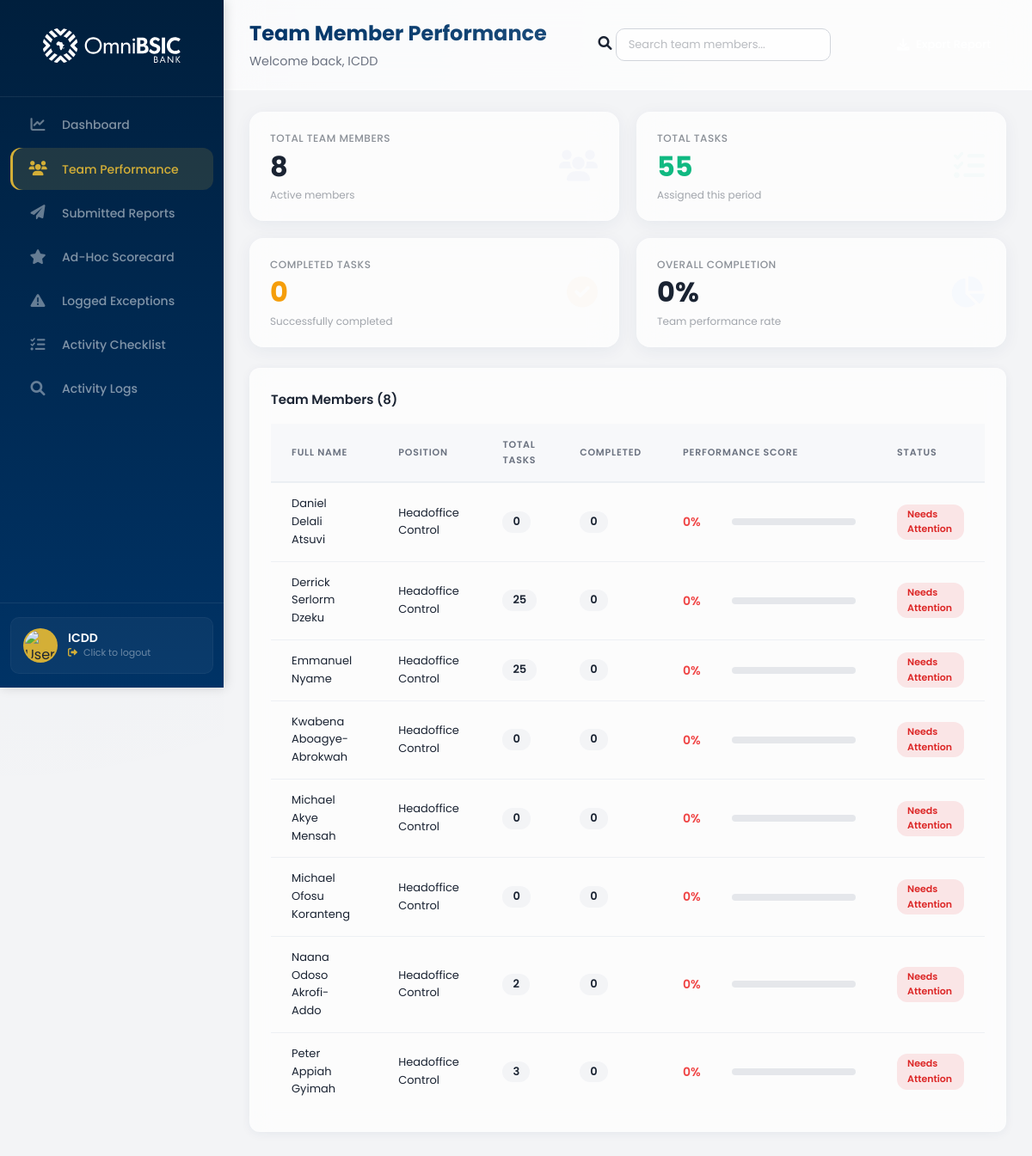
Page /adminboard/supervisor/team-performance/ (signed in) on the committed database.
### control_dashboard/models.py (models this page shows, shortened)
class UserProfile(models.Model):
    ROLE_CHOICES = [
        ('admin', 'Admin'),
        ('supervisor', 'Supervisor'),
        ('member', 'Member'),
    ]
    POSITION_CHOICES = [
        ('hc', 'Headoffice Control'),
        ('cc', 'Cluster Control'),
    ]
    STATUS_CHOICES = [
        ('active', 'Active'),
        ('inactive', 'Inactive'),
    ]
    user = models.OneToOneField(
        User,
        on_delete=models.CASCADE,
        related_name='profile',
        null=True,
        blank=True
    )
    email = models.EmailField(unique=True)
    full_name = models.CharField(max_length=200)
    username = models.CharField(max_length=150, unique=True, blank=True, null=True)
    position = models.CharField(max_length=50, choices=POSITION_CHOICES, default='member')
    role = models.CharField(max_length=50, choices=ROLE_CHOICES, default='member')
    status = models.CharField(max_length=50, choices=STATUS_CHOICES, default='active')
    created_at = models.DateTimeField(auto_now_add=True)
    updated_at = models.DateTimeField(auto_now=True)
    class Meta:
        db_table = 'user_profiles'
        ordering = ['full_name']

### control_dashboard/views.py (the view)
# urls.py: path('supervisor/team-performance/', views.team_performance, name='team_performance'),
@login_required
def team_performance(request):
    try:
        user_profile = UserProfile.objects.get(email=request.user.email)
        if user_profile.role != 'supervisor' and user_profile.role != 'admin':
            messages.error(request, 'You do not have permission to access this page.')
            return redirect_dashboard(request.user)
    except UserProfile.DoesNotExist:
        return redirect_dashboard(request.user)
    team_members = UserProfile.objects.filter(role='member', status='active').order_by('full_name')
    team_data = []
    total_tasks = 0
    total_completed = 0
    for member in team_members:
        assigned_checklists = Checklist.objects.filter(assigned_users=member).count()
        completed_checklists = ChecklistLog.objects.filter(user=member).count()
        total_tasks += assigned_checklists
        total_completed += completed_checklists
        percentage = 0
        if assigned_checklists > 0:
            percentage = int((completed_checklists / assigned_checklists) * 100)
        if percentage >= 80:
            status = 'success'
            status_text = 'Excellent'
        elif percentage >= 50:
            status = 'warning'
            status_text = 'In Progress'
        else:
            status = 'danger'
            status_text = 'Needs Attention'
        team_data.append({
            'user': member,
            'total_tasks': assigned_checklists,
            'completed': completed_checklists,
            'percentage': percentage,
            'status': status,
            'status_text': status_text,
        })
    overall_completion = 0
    if total_tasks > 0:
        overall_completion = int((total_completed / total_tasks) * 100)
    context = {
        'user_profile': user_profile,
        'team_data': team_data,
        'total_members': len(team_members),
        'total_tasks': total_tasks,
        'total_completed': total_completed,
        'overall_completion': overall_completion,
    }
    return render(request, 'control_dashboard/team.html', context)

### control_dashboard/templates/control_dashboard/team.html (shortened to what this page needs)
{% extends 'control_dashboard/base.html' %}
{% load static %}
{% block extra_css %}
<link rel="stylesheet" href="{% static 'stylesheets/team-performance.css' %}" type="text/css">
{% endblock %}
{% block dashboard_url %}{% url 'control_dashboard:supervisor_dashboard' %}{% endblock %}
{% block nav_links %}
<li><a href="{% url 'control_dashboard:supervisor_dashboard' %}">
    <span class="nav-icon"><i class="fas fa-chart-line"></i></span>
    <span class="nav-text">Dashboard</span>
</a></li>
<li class="active"><a href="{% url 'control_dashboard:team_performance' %}">
    <span class="nav-icon"><i class="fas fa-users"></i></span>
    <span class="nav-text">Team Performance</span>
</a></li>
<li><a href="{% url 'control_dashboard:submitted_reports' %}">
    <span class="nav-icon"><i class="fas fa-paper-plane"></i></span>
    <span class="nav-text">Submitted Reports</span>
</a></li>
<li><a href="{% url 'control_dashboard:ad_hoc_scorecard' %}">
    <span class="nav-icon"><i class="fas fa-star"></i></span>
    <span class="nav-text">Ad-Hoc Scorecard</span>
</a></li>
<li><a href="{% url 'control_dashboard:logged_exceptions' %}">
    <span class="nav-icon"><i class="fas fa-exclamation-triangle"></i></span>
    <span class="nav-text">Logged Exceptions</span>
</a></li>
<li><a href="{% url 'control_dashboard:supervisor_checklist' %}">
    <span class="nav-icon"><i class="fas fa-tasks"></i></span>
    <span class="nav-text">Activity Checklist</span>
</a></li>
<li><a href="{% url 'control_dashboard:supervisor_activity_logs' %}">
    <span class="nav-icon"><i class="fas fa-search"></i></span>
    <span class="nav-text">Activity Logs</span>
</a></li>
{% endblock %}
{% block page_title %}Team Member Performance{% endblock %}
{% block top_header_center %}
<div class="header-filter-group">
    <label for="search-member"><i class="fas fa-search"></i></label>
    <input type="text" id="search-member" class="header-search" placeholder="Search team members..." onkeyup="filterTeamMembers()">
</div>
{% endblock %}
{% block top_header_right %}
<button class="btn-export-header" onclick="exportTeamData()">
    <i class="fas fa-download"></i> Export Report
</button>
{% endblock %}
{% block content %}
<div class="analytics-metrics-grid">
    <div class="metric-card border-left-primary">
        <div class="metric-card-content">
            <span class="card-metric-label">Total Team Members</span>
            <h3 class="card-metric-value text-primary">{{ total_members|default:0 }}</h3>
            <span class="card-metric-subtext">Active members</span>
        </div>
        <div class="metric-card-icon text-primary-dim"><i class="fas fa-users"></i></div>
    </div>
    <div class="metric-card border-left-success">
        <div class="metric-card-content">
            <span class="card-metric-label">Total Tasks</span>
            <h3 class="card-metric-value text-success">{{ total_tasks|default:0 }}</h3>
            <span class="card-metric-subtext">Assigned this period</span>
        </div>
        <div class="metric-card-icon text-success-dim"><i class="fas fa-tasks"></i></div>
    </div>
    <div class="metric-card border-left-warning">
        <div class="metric-card-content">
            <span class="card-metric-label">Completed Tasks</span>
            <h3 class="card-metric-value text-warning">{{ total_completed|default:0 }}</h3>
            <span class="card-metric-subtext">Successfully completed</span>
        </div>
        <div class="metric-card-icon text-warning-dim"><i class="fas fa-check-circle"></i></div>
    </div>
    <div class="metric-card border-left-info">
        <div class="metric-card-content">
            <span class="card-metric-label">Overall Completion</span>
            <h3 class="card-metric-value text-info">{{ overall_completion|default:0 }}%</h3>
            <span class="card-metric-subtext">Team performance rate</span>
        </div>
        <div class="metric-card-icon text-info-dim"><i class="fas fa-chart-pie"></i></div>
    </div>
</div>
<div class="table-container">
    <div class="table-header">
        <h4>Team Members ({{ team_data|length }})</h4>
    </div>
    <table class="users-table" id="teamTable">
        <thead>
            <tr>
                <th>Full Name</th>
                <th>Position</th>
                <th class="text-center">Total Tasks</th>
                <th class="text-center">Completed</th>
                <th style="width: 30%;">Performance Score</th>
                <th class="text-center">Status</th>
            </tr>
        </thead>
        <tbody>
            {% for member in team_data %}
            <tr data-name="{{ member.user.full_name|lower }}">
                <td class="font-bold">{{ member.user.full_name|default:member.user.email }}</td>
                <td>{{ member.user.get_position_display|default:"-" }}</td>
                <td class="text-center"><span class="task-count-badge">{{ member.total_tasks }}</span></td>
                <td class="text-center"><span class="task-count-badge">{{ member.completed }}</span></td>
                <td>
                    <div class="performance-metric-wrapper">
                        <span class="score-text {% if member.percentage >= 90 %}text-success{% elif member.percentage >= 70 %}text-warning{% else %}text-danger{% endif %}">
                            {{ member.percentage }}%
                        </span>
                        <div class="progress-track">
                        </div>
                    </div>
                </td>
                <td class="text-center">
                    <span class="status-badge {% if member.status == 'success' %}active{% elif member.status == 'warning' %}pending{% else %}inactive{% endif %}">
                        {{ member.status_text }}
                    </span>
                </td>
            </tr>
            {% endfor %}
        </tbody>
    </table>
</div>
{% endblock %}

### control_dashboard/templates/control_dashboard/base.html (shortened to what this page needs)
{% load static %}
<!DOCTYPE html>
<html>
    <head>
        <link rel="stylesheet" href="{% static 'stylesheets/base.css' %}" type="text/css">
        <link rel="stylesheet" href="https://cdnjs.cloudflare.com/ajax/libs/font-awesome/6.0.0-beta3/css/all.min.css">
        {% block extra_css %}{% endblock %}
    </head>
    <body>
        <div class="page-wrapper">
            <div class="nav-bar">
                <div class="logo">
                    <a href="{% block dashboard_url %}{% url 'control_dashboard:member_dashboard' %}{% endblock %}">
                        <img src="{% static 'images/OmniBSIC_Bank_Logo.svg' %}" alt="Bank Logo">
                    </a>
                </div>
                <ul class="nav-links">
                    {% block nav_links %}{% endblock %}
                </ul>
                <div class="nav-footer">
                    <div class="nav-profile-card" onclick="logoutUser()" style="cursor: pointer;" title="Click to logout">
                        <div class="nav-profile-img-wrapper">
                            <img src="{% static 'images/user-avatar.jpg' %}" alt="User Profile Image">
                        </div>
                        <div class="nav-profile-info">
                            <h4 class="nav-user-name">{{ user_profile.full_name|default:"User" }}</h4>
                            <p class="nav-user-role">
                                <i class="fas fa-sign-out-alt" style="font-size: 11px; margin-right: 4px;"></i>
                                Click to logout
                            </p>
                        </div>
                    </div>
                </div>
            </div>
            <div class="main-content-wrapper">
                <div class="top-header">
                    <div class="top-header-left">
                        <span class="page-title">{% block page_title %}Dashboard{% endblock %}</span>
                        {% block page_subtitle %}
                        <span class="page-subtitle">Welcome back, {{ user_profile.full_name|default:"User" }}</span>
                        {% endblock %}
                    </div>
                    {% block top_header_center %}{% endblock %}
                    <div class="top-header-right">
                        {% block top_header_right %}{% endblock %}
                    </div>
                </div>
                <div class="main-content">
                    {% block content %}{% endblock %}
                </div>
            </div>
        </div>
    </body>
</html>

### control_dashboard/static/stylesheets/team-performance.css (style rules this page uses)
.analytics-metrics-grid { display: grid; grid-template-columns: repeat(4, 1fr); gap: 20px; margin-bottom: 24px; }
.metric-card { background: var(--glass-bg); backdrop-filter: blur(16px); -webkit-backdrop-filter: blur(16px); border: 1px solid var(--glass-border); border-radius: 16px; padding: 20px 24px; display: flex; align-items: center; justify-content: space-between; transition: all 0.3s ease; box-shadow: 0 4px 20px var(--glass-shadow); position: relative; overflow: hidden; min-height: 100px; }
.metric-card.border-left-primary { border-left: 4px solid var(--omni-primary); }
.metric-card.border-left-success { border-left: 4px solid var(--omni-success); }
.metric-card.border-left-warning { border-left: 4px solid var(--omni-warning); }
.metric-card.border-left-info { border-left: 4px solid var(--omni-info); }
.metric-card-content { flex: 1; }
.card-metric-label { display: block; font-size: 12px; font-weight: 500; color: rgba(26, 35, 50, 0.5); text-transform: uppercase; letter-spacing: 0.5px; margin-bottom: 4px; }
.card-metric-value { font-size: 32px; font-weight: 700; margin: 0; line-height: 1.2; }
.card-metric-subtext { display: block; font-size: 12px; color: rgba(26, 35, 50, 0.4); margin-top: 4px; }
.text-primary { color: var(--omni-primary); }
.text-success { color: var(--omni-success); }
.text-warning { color: var(--omni-warning); }
.text-info { color: var(--omni-info); }
.text-primary-dim { color: rgba(0, 51, 153, 0.2); }
.text-success-dim { color: rgba(16, 185, 129, 0.2); }
.text-warning-dim { color: rgba(245, 158, 11, 0.2); }
.text-info-dim { color: rgba(59, 130, 246, 0.2); }
.metric-card-icon { font-size: 36px; opacity: 0.15; margin-left: 12px; flex-shrink: 0; }
.performance-metric-wrapper { display: flex; align-items: center; gap: 12px; }
.score-text { font-weight: 600; font-size: 14px; min-width: 45px; }
.text-success { color: #10b981; }
.text-warning { color: #f59e0b; }
.text-danger { color: #ef4444; }
.progress-track { flex: 1; height: 8px; background: #e5e7eb; border-radius: 4px; overflow: hidden; }
.task-count-badge { display: inline-block; padding: 2px 12px; background: #f3f4f6; border-radius: 12px; font-size: 13px; font-weight: 600; color: #1a2332; }
.status-badge { display: inline-block; padding: 3px 12px; border-radius: 12px; font-size: 11px; font-weight: 600; text-transform: capitalize; }
.status-badge.inactive { background: rgba(239, 68, 68, 0.12); color: #dc2626; }
.header-search { padding: 8px 14px; border: 1px solid #d1d5db; border-radius: 10px; font-size: 13px; font-family: 'Poppins', sans-serif; width: 250px; transition: all 0.3s ease; background: rgba(255, 255, 255, 0.6); }
.header-search::placeholder { color: rgba(26, 35, 50, 0.3); }
.btn-export-header { display: inline-flex; align-items: center; gap: 8px; padding: 8px 18px; background: var(--omni-primary); color: #ffffff; border: none; border-radius: 12px; cursor: pointer; font-size: 13px; font-weight: 500; font-family: 'Poppins', sans-serif; transition: all 0.3s ease; white-space: nowrap; }
.btn-export-header i { font-size: 14px; }
@media (max-width: 1200px) { .analytics-metrics-grid { grid-template-columns: repeat(2, 1fr); } }

### rows in the picture
UserProfile: full_name "ICDD"
UserProfile: user.full_name "Daniel Delali Atsuvi", user.position "Headoffice Control", total_tasks "0", completed "0", percentage "0", status_text "Needs Attention"
UserProfile: user.full_name "Derrick Serlorm Dzeku", user.position "Headoffice Control", total_tasks "25", completed "0", percentage "0", status_text "Needs Attention"
UserProfile: user.full_name "Emmanuel Nyame", user.position "Headoffice Control", total_tasks "25", completed "0", percentage "0", status_text "Needs Attention"
UserProfile: user.full_name "Kwabena Aboagye-Abrokwah", user.position "Headoffice Control", total_tasks "0", completed "0", percentage "0", status_text "Needs Attention"
UserProfile: user.full_name "Michael Akye Mensah", user.position "Headoffice Control", total_tasks "0", completed "0", percentage "0", status_text "Needs Attention"
UserProfile: user.full_name "Michael Ofosu Koranteng", user.position "Headoffice Control", total_tasks "0", completed "0", percentage "0", status_text "Needs Attention"
UserProfile: user.full_name "Naana Odoso Akrofi-Addo", user.position "Headoffice Control", total_tasks "2", completed "0", percentage "0", status_text "Needs Attention"
UserProfile: user.full_name "Peter Appiah Gyimah", user.position "Headoffice Control", total_tasks "3", completed "0", percentage "0", status_text "Needs Attention"

### other values in the picture
{{ total_members|default:0 }} "8"
{{ total_tasks|default:0 }} "55"
{{ total_completed|default:0 }} "0"
{{ overall_completion|default:0 }} "0"
{{ team_data|length }} "8"
